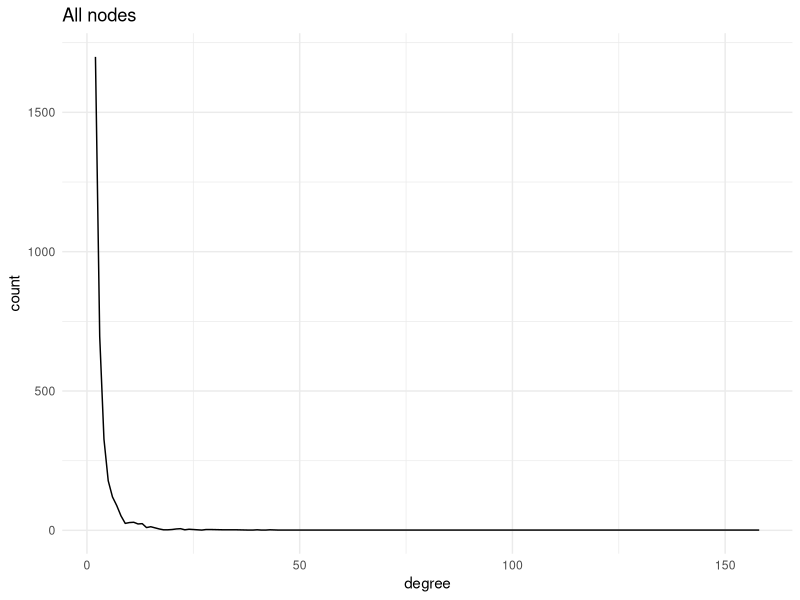
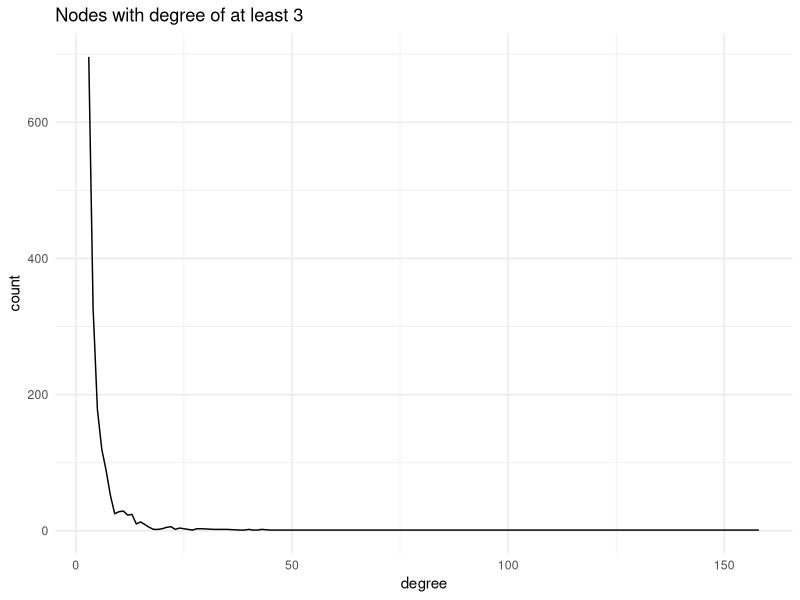
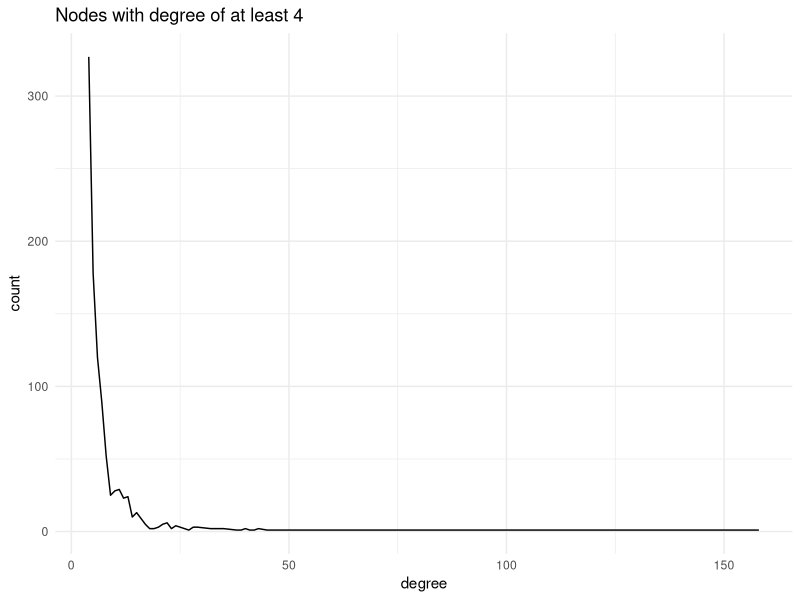
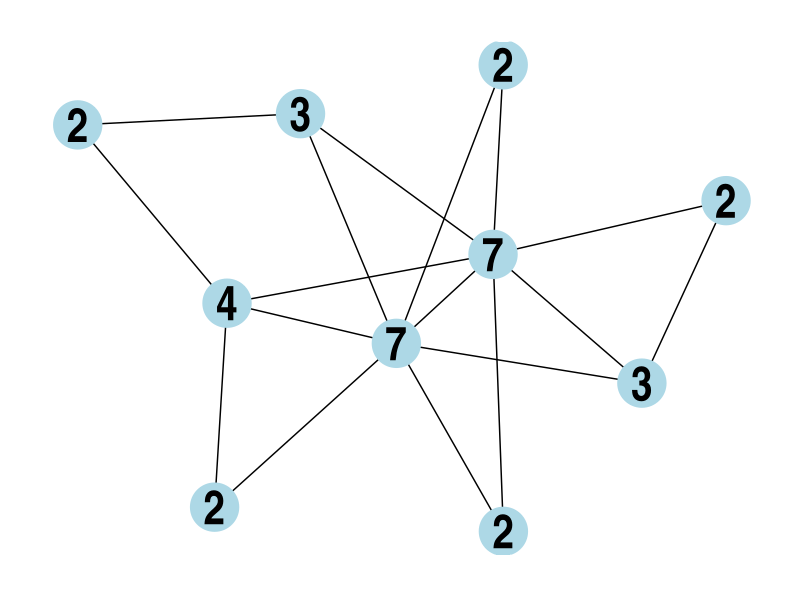
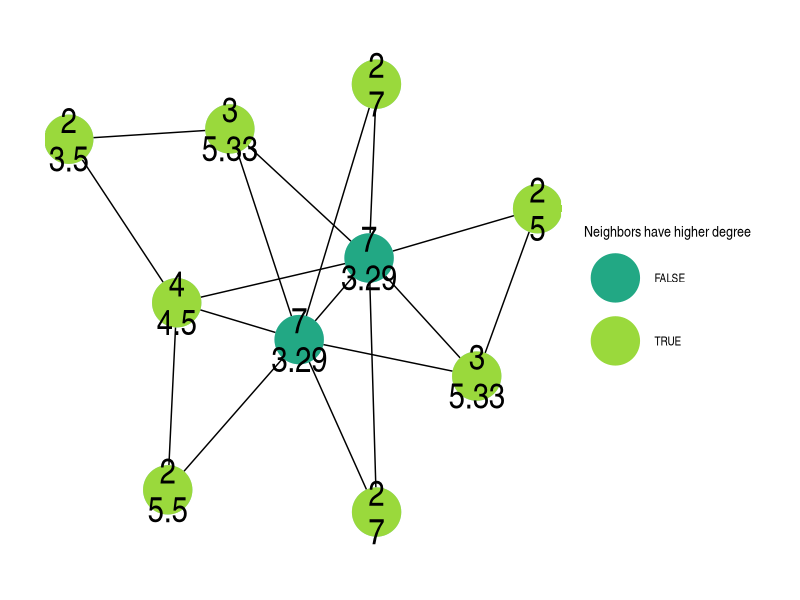

These charts were generated, in order, by the following R code:
## ---- chunk 1
knitr::opts_chunk$set(echo = FALSE)
knitr::opts_knit$set(root.dir = './')
#source("resources/preamble.R")
set.seed(0121)
library(igraph)
library(tidygraph)
library(ggraph)
library(tidyverse)
## ---- chunk 2
set_graph_style()

G = play_barabasi_albert(10000, growth = 1, power = 1)

df = G |> 
  as_tbl_graph() |>
  activate(nodes) |>
  mutate(degree = centrality_degree(mode='all')) |>
  as_tibble() |>
  group_by(degree) |>
  tally(name = 'count')


df |> 
  filter(degree > 1) |>
  ggplot(aes(x = degree, y = count)) + 
  geom_line() + 
  theme_minimal() +
  labs(title="All nodes")

## ---- chunk 3
df |> 
  filter(degree > 2) |>
  ggplot(aes(x = degree, y = count)) + 
  geom_line() + 
  theme_minimal() + 
  labs(title="Nodes with degree of at least 3")
## ---- chunk 4
df |> 
  filter(degree > 3) |>
  ggplot(aes(x = degree, y = count)) + 
  geom_line() + 
  theme_minimal() + 
  labs(title="Nodes with degree of at least 4")
## ---- chunk 5

set_graph_style()

G = barabasi.game(10, m = 2)

G = G |> as_tbl_graph() |>
  mutate(degree = centrality_degree(mode='all'),
         neighbor_degree = local_ave_degree())
p = G |> 
  ggraph(layout = 'kk') +
  geom_edge_fan() +
  geom_node_point(color='lightblue', size = 16) +
  geom_node_text(aes(label=degree), size = 12, fontface='bold')
 
p
## ---- chunk 6

p + 
  geom_node_point(aes(color = neighbor_degree > degree), size = 16) +
  geom_node_text(aes(label=round(neighbor_degree, 2)), nudge_y = -.1, size=9) +
  geom_node_text(aes(label=degree), nudge_y = .1, size=9) +
  scale_color_viridis_d("Neighbors have higher degree", begin = .6, end = .85, )
